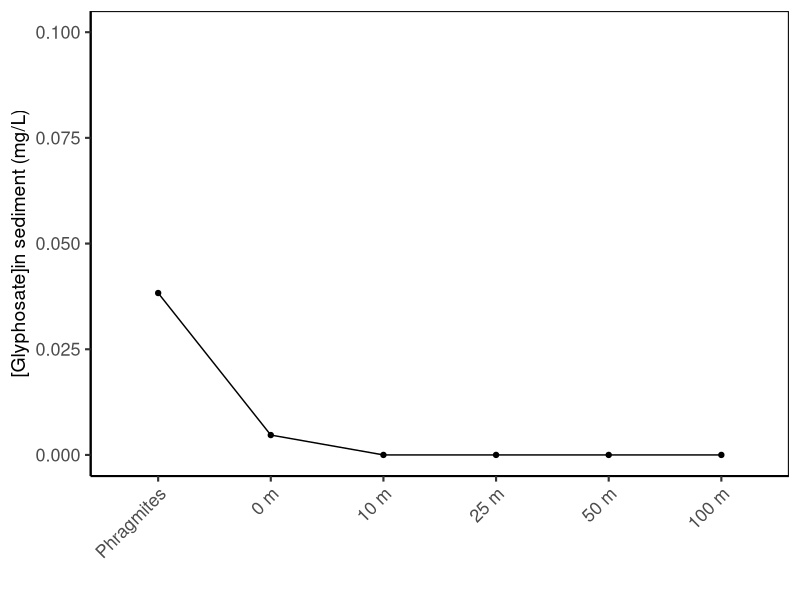
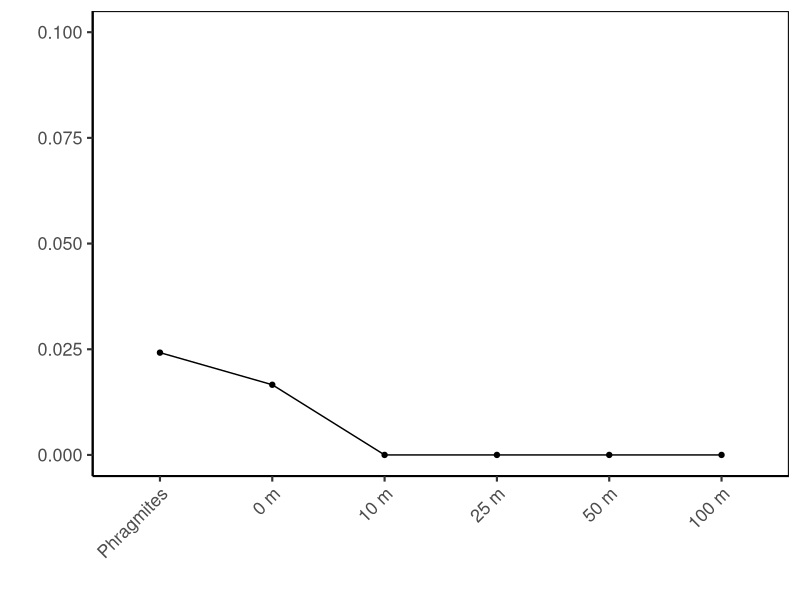
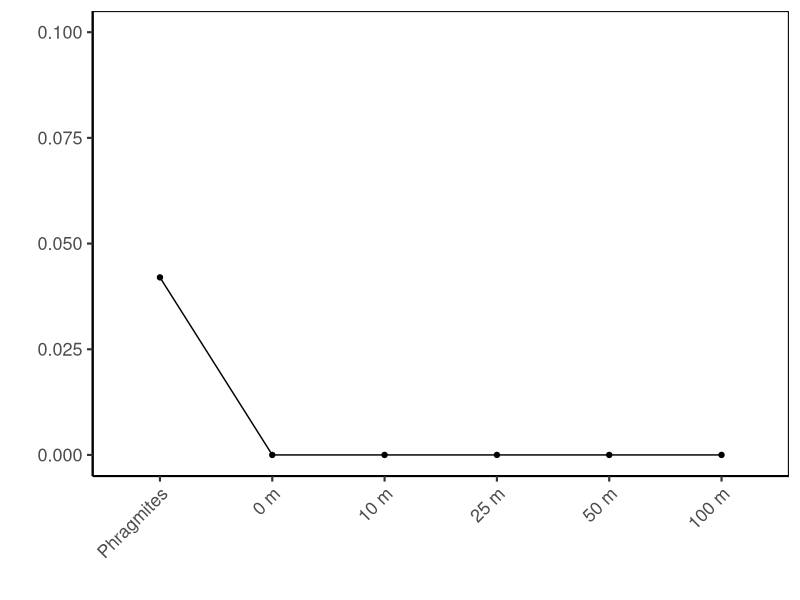
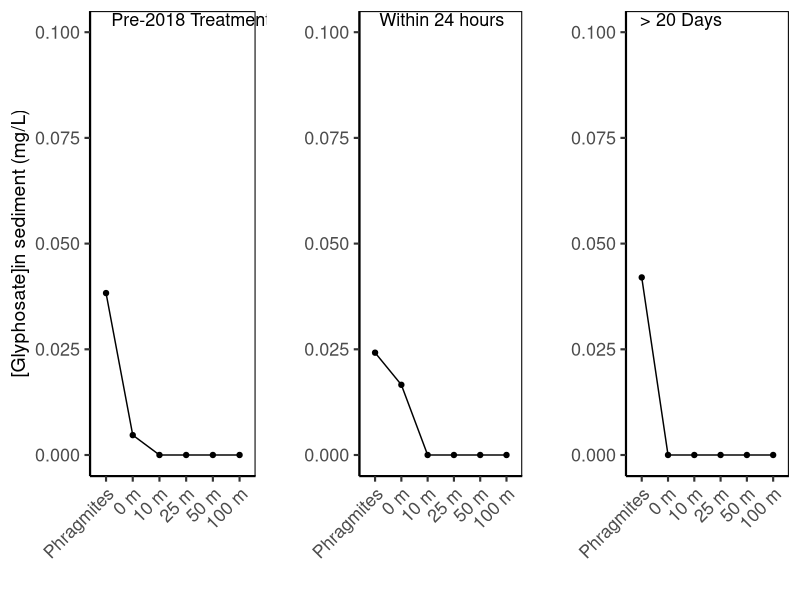
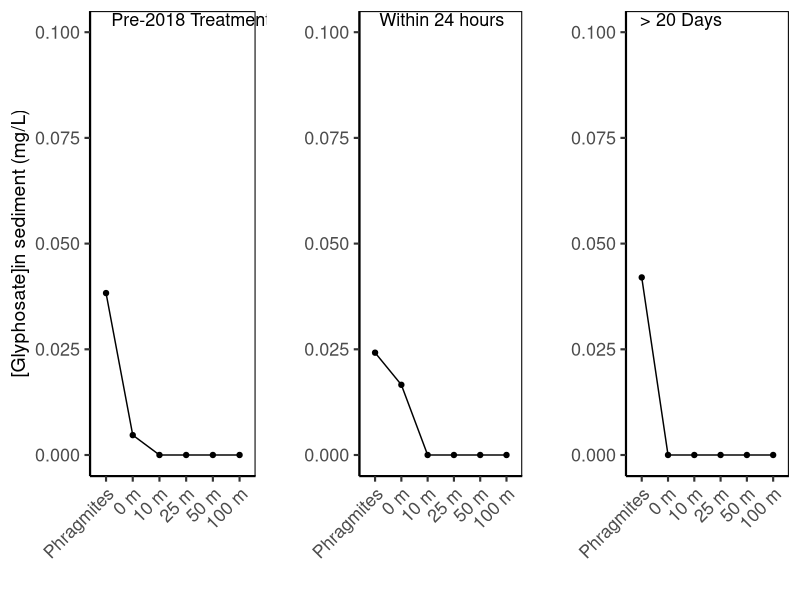

R code for these plots, in order:


data <- read.csv("Data/2018_CrownMarsh.csv") #took the average of every pond measurement

library(tidyverse)
library(gridExtra)
library(ggpubr)


glimpse(data)
colnames(data)
unique(data$Time)

data$Year <- as.factor(data$Year)


#### Glyphosate in Water ####

### just pre-treatment data

base <- subset(data, Time == "Baseline", select = Treatment:Glyphosate)

glimpse(base)
unique(base$Time)

base$Transect <- factor(base$Transect, levels = c("Phragmites", "0 m", "10 m", "25 m", "50 m", "100 m"))

SedPre <- ggplot(data = base, aes(x = Transect, y = Glyphosate, group = 1)) +
  geom_line() +
  geom_point() +
  theme_classic(base_size = 16) +
  theme(panel.border = element_rect(fill = NA)) +
  xlab(" ") +
  ylab("[Glyphosate]in sediment (mg/L)") +
  ylim(0.00, 0.1) +
  theme(axis.text = element_text(size = 13),
        axis.text.x = element_text(angle = 45, vjust = 1, hjust = 1),
        axis.title.y = element_text(size = 14))

SedPre

#### within 24 hours

hour24 <- subset(data, Time == "24 hour", select = Treatment:Glyphosate)

glimpse(hour24)
unique(hour24$Time)

hour24$Transect <- factor(hour24$Transect, levels = c("Phragmites", "0 m", "10 m", "25 m", "50 m", "100 m"))

Sed24 <- ggplot(data = hour24, aes(x = Transect, y = Glyphosate, group = 1)) +
  geom_line() +
  geom_point() +
  theme_classic(base_size = 16) +
  theme(panel.border = element_rect(fill = NA)) +
  xlab(" ") +
  ylab(" ") +
  ylim(0.00, 0.1) +
  theme(axis.text = element_text(size = 13),
        axis.text.x = element_text(angle = 45, vjust = 1, hjust = 1),
        axis.title.y = element_text(size = 16))

Sed24


### >20 days ###

day20 <- subset(data, Time == ">20 day", select = Treatment:Glyphosate)

glimpse(day20)
unique(day20$Time)

day20$Transect <- factor(day20$Transect, levels = c("Phragmites", "0 m", "10 m", "25 m", "50 m", "100 m"))

Sed20 <- ggplot(data = day20, aes(x = Transect, y = Glyphosate, group = 1)) +
  geom_line() +
  geom_point() +
  theme_classic(base_size = 16) +
  theme(panel.border = element_rect(fill = NA)) +
  xlab(" ") +
  ylab(" ") +
  ylim(0.00, 0.1) +
  theme(axis.text = element_text(size = 13),
        axis.text.x = element_text(angle = 45, vjust = 1, hjust = 1),
        axis.title.y = element_text(size = 16))

Sed20



##### panel #####

# Glyphosate panel

crown.marsh <- ggarrange(SedPre, Sed24, Sed20,
          ncol = 3,
          labels = c("Pre-2018 Treatment", "Within 24 hours", "> 20 Days"),
          font.label = list(size = 13, face = "plain"),
          hjust = c(-0.7,-0.9, -1.3),
          vjust = 2)
  
crown.marsh

ggsave("Figures/Crown_Sedimet_transect.tiff", crown.marsh,
       dpi = 300)
